Frame 1 (no input): blank canvas, image omitted
Frame 60 (no input): blank canvas, image omitted
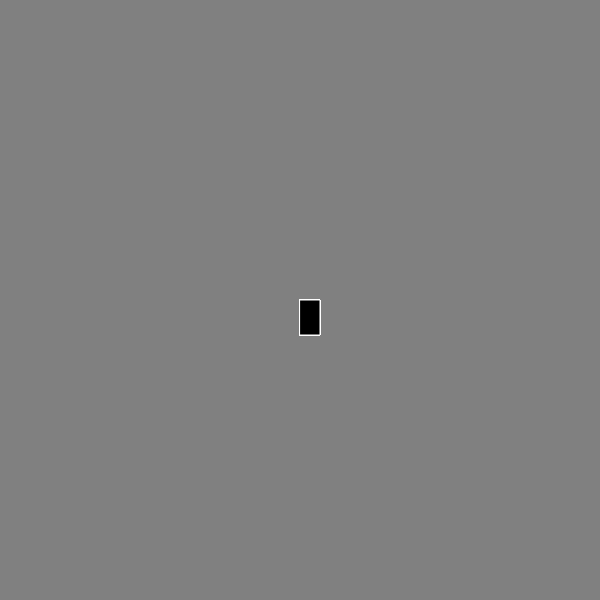
Frame 120 (the mouse pressed at the canvas centre since frame 60)

The p5.js sketch whose frames 1 and 60 were blank and that drew this single picture after the mouse press (run headless with seeded random() and noise() and a simulated clock; from frame 60 on, the mouse is pressed at the canvas centre):

// p5.js sketch
// ── sketch.js
function setup() {
    createCanvas(600, 600);
    background("gray");
  }
  
  function draw() {
    stroke("white");
    fill("black");
    
    if(mouseIsPressed){
      rect(mouseX, mouseY, 20, 35);
    }
    
  }
